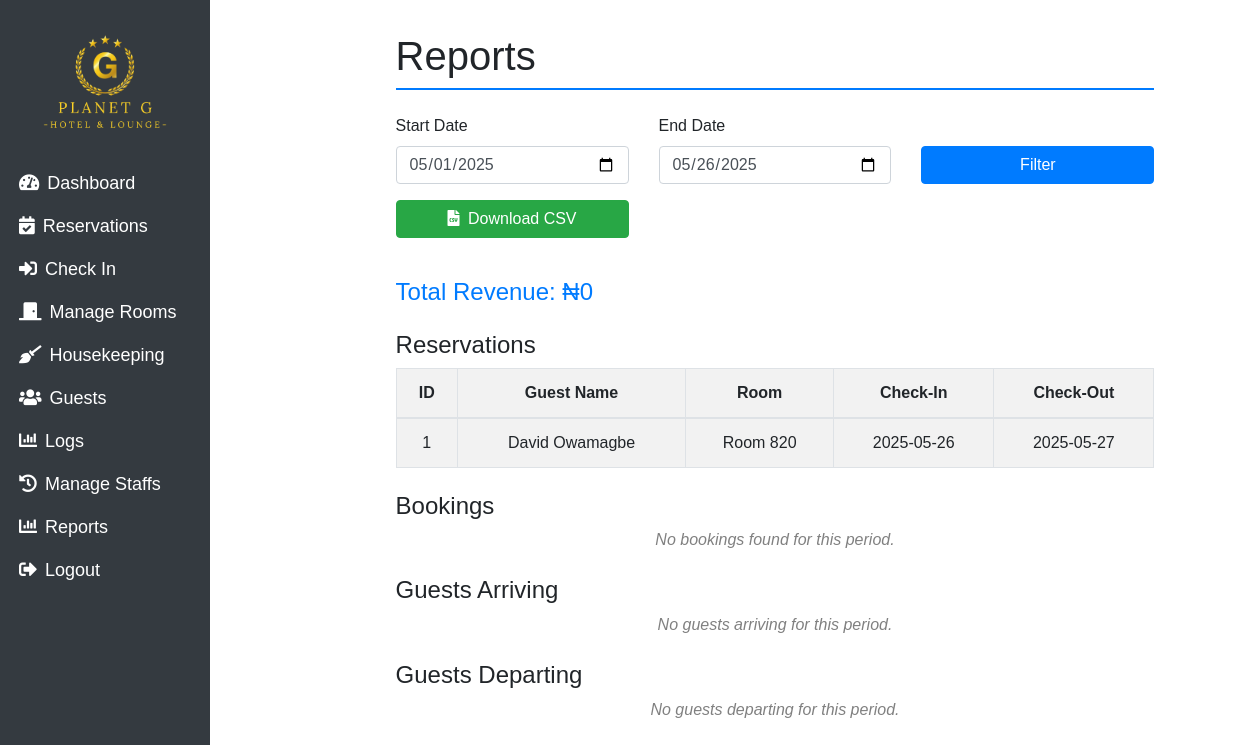
The app's page /reports (signed in), older data.
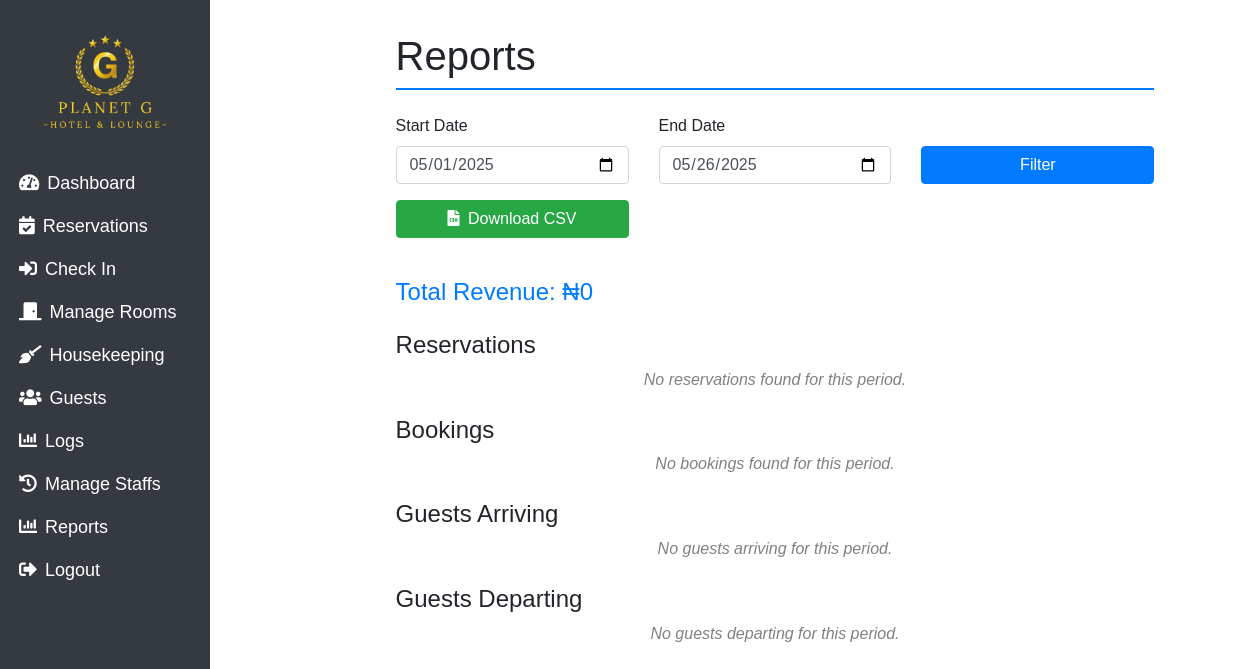
The same page, newer data.
### main.py (models this page shows, shortened)
class Reservation(db.Model):
    id = db.Column(db.Integer, primary_key=True)
    first_name = db.Column(db.String(100), nullable=False)
    last_name = db.Column(db.String(100), nullable=False)
    phone_number = db.Column(db.String(20), nullable=False)
    email = db.Column(db.String(120), nullable=False)
    check_in_date = db.Column(db.Date, nullable=False)
    check_out_date = db.Column(db.Date, nullable=False)
    room_id = db.Column(db.Integer, db.ForeignKey('room.id'), nullable=False)
    total_amount = db.Column(db.Float, nullable=False)
    status = db.Column(db.String(20), nullable=False, default='Reserved')

class Room(db.Model):
    id = db.Column(db.Integer, primary_key=True)
    room_number = db.Column(db.String(50), unique=True, nullable=False)
    room_type = db.Column(db.String(50), nullable=False)
    status = db.Column(db.String(50), nullable=False)
    price = db.Column(db.Numeric(10, 2), nullable=False)  # Numeric type for price
    bookings = db.relationship('Booking', backref='room', lazy=True)
    reservations = db.relationship('Reservation', backref='room', lazy=True)

### main.py (the view)
@app.route('/reports', methods=['GET'])
@login_required
def reports():
    try:
        today = datetime.today()
        start_date_str = request.args.get('start_date', None)
        end_date_str = request.args.get('end_date', None)
        user_filtered = False
        if start_date_str and end_date_str:
            try:
                start_date = datetime.strptime(start_date_str, '%Y-%m-%d').replace(hour=0, minute=0, second=0)
                end_date = datetime.strptime(end_date_str, '%Y-%m-%d').replace(hour=23, minute=59, second=59)
                if start_date > end_date:
                    flash("Start date cannot be after end date.", "danger")
                    return redirect(url_for('reports'))
                user_filtered = True  # ✅ User clicked filter
            except ValueError:
                flash("Invalid date format. Use YYYY-MM-DD.", "danger")
                return redirect(url_for('reports'))
        else:
            start_date = today.replace(day=1, hour=0, minute=0, second=0, microsecond=0)
            end_date = today.replace(hour=23, minute=59, second=59, microsecond=999999)
        reservations = Reservation.query.filter(
            Reservation.check_in_date >= start_date,
            Reservation.check_in_date <= end_date
        ).options(joinedload(Reservation.room)).all()
        bookings = Booking.query.filter(
            Booking.check_in_date <= end_date,
            Booking.check_out_date >= start_date,
            Booking.status == 'Checked In'
        ).options(joinedload(Booking.room)).all()
        total_revenue = db.session.query(func.sum(Booking.total_amount)).filter(
            Booking.check_in_date <= end_date,
            Booking.check_out_date >= start_date,
            Booking.status == 'Checked In'
        ).scalar() or 0
        guests_arriving = Reservation.query.filter(
            Reservation.check_in_date >= start_date,
            Reservation.check_in_date <= end_date,
            Reservation.status == 'Reserved'
        ).options(joinedload(Reservation.room)).all()
        guests_departing = Booking.query.filter(
            Booking.check_out_date >= start_date,
            Booking.check_out_date <= end_date,
            Booking.status == 'Checked In'
        ).options(joinedload(Booking.room)).all()
        total_rooms = Room.query.count()
        occupied_rooms = Room.query.filter_by(status='Occupied').count()
        occupancy_rate = (occupied_rooms / total_rooms * 100) if total_rooms else 0
        if user_filtered:
            log_action('filter_report')
        return render_template(
            'reports.html',
            reservations=reservations,
            bookings=bookings,
            total_revenue=total_revenue,
            guests_arriving=guests_arriving,
            guests_departing=guests_departing,
            occupancy_rate=occupancy_rate,
            start_date=start_date,
            end_date=end_date
        )
    except Exception as e:
        app.logger.error(f"Error generating report: {e}")
        flash("An error occurred while generating the report. Please try again.", "danger")
        return redirect(url_for('reports'))

### main.py (called while the page is built)
@login_manager.user_loader
def load_user(user_id):
    return User.query.get(int(user_id))

### templates/reports.html (shortened to what the changed rows need)
<!DOCTYPE html>
<html lang="en">
<head>
    <link rel="stylesheet" href="https://cdn.jsdelivr.net/npm/bootstrap@4.6.2/dist/css/bootstrap.min.css">
    <link href="https://cdnjs.cloudflare.com/ajax/libs/font-awesome/5.15.4/css/all.min.css" rel="stylesheet">
    <link rel="stylesheet" href="/static/css/dashboard.css" />
</head>
<body>
    <div class="container-fluid">
        <div class="row">
            <div class="col-md-10 col-sm-8 content">
                <div class="container">
                    <h1 class="section-title">Reports</h1>
                    <div class="mt-4">
                        <h4>Reservations</h4>
                        {% if reservations %}
                        <table class="table table-striped table-bordered">
                            <thead>
                                <tr>
                                    <th>ID</th>
                                    <th>Guest Name</th>
                                    <th>Room</th>
                                    <th>Check-In</th>
                                    <th>Check-Out</th>
                                </tr>
                            </thead>
                            <tbody>
                                {% for reservation in reservations %}
                                <tr>
                                    <td>{{ reservation.id }}</td>
                                    <td>{{ reservation.first_name }} {{ reservation.last_name }}</td>
                                    <td>Room {{ reservation.room.room_number }}</td>
                                    <td>{{ reservation.check_in_date }}</td>
                                    <td>{{ reservation.check_out_date }}</td>
                                </tr>
                                {% endfor %}
                            </tbody>
                        </table>
                        {% else %}
                        <p class="empty-state">No reservations found for this period.</p>
                        {% endif %}
                    </div>
            </div>
        </div>
    </div>
</div>
</body>
</html>

Row changes from the older to the newer data that the page shows:
removed Reservation: id "1", first_name "David", last_name "Owamagbe", room.room_number "820", check_in_date "2025-05-26", check_out_date "2025-05-27"
Text that changed along with them:
text no longer shown: "ID Guest Name Room Check-In Check-Out"
text now shown: "No reservations found for this period."
